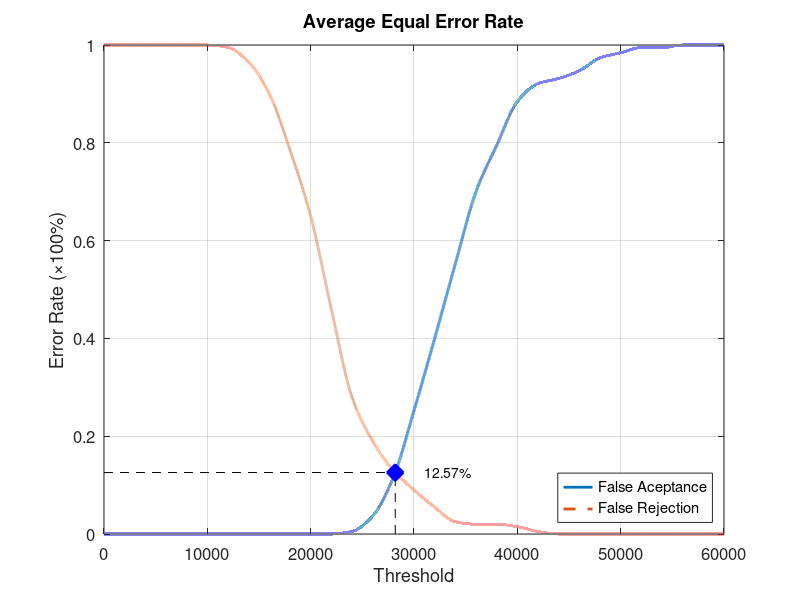
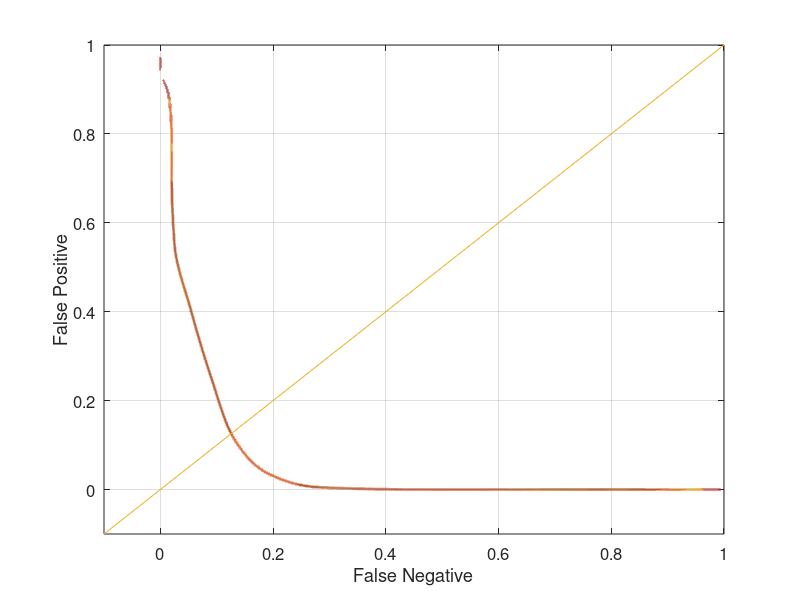

Source code (MATLAB) for these figures, in order:
function yEER = Database1_3
close all;
clear;
clc;
x = 0:2000:60000;
xq = 0:0.5:60000;

y0 = [0 0 0 0 0 0 0 0 0 0 0 0 0.00526316 0.0368421 0.115789 0.252632 0.4 0.552632 0.7 0.794737 0.884211 0.921053 0.931579 0.947368 0.973684 0.984211 0.994737 0.994737 1 1 1];
yy0 = interp1(x, y0, xq, 'pchip');
y1 = [1 1 1 1 1 1 0.995 0.965 0.9 0.785 0.65 0.46 0.28 0.19 0.13 0.09 0.055 0.025 0.02 0.02 0.015 0.005 0 0 0 0 0 0 0 0 0];
yy1 = interp1(x, y1, xq, 'pchip');

% Calculating EER: 
y2 = abs(y0 - y1);
find(y2 == min(y2))
yy2 = abs(yy0 - yy1);
xEER = find(yy2 == min(yy2));
xEERIndex = xq(xEER) % X-axis EER
yEER = yy0(xEER) % Y-axis EER

main = figure
plot(xq, yy0,'-','LineWidth', 2);	hold on
plot(xq, yy1,'--','LineWidth', 2);	hold on
plot([xEERIndex xEERIndex], [0 yEER], 'k--');	hold on
plot([0 xEERIndex], [yEER yEER], 'k--');	hold on
plot(xEERIndex, yEER, 'bx', 'LineWidth', 10);	hold on
text(xEERIndex + 10 * xEERIndex / 100, yEER, [num2str(round((10000 * yEER)) / 100) '%'])
legend('False Aceptance', 'False Rejection', 'Location', 'SouthEast')
xlabel('Threshold')
ylabel('Error Rate (\times100%)')
title('Average Equal Error Rate')
set(gca, 'FontSize', 12)
axis([0 60000 0 1])
grid on

print(main, 'Database1_3Main', '-dpng');
FNRxFPR = figure('Color', [1 1 1]);
plot(yy1, yy0, '-', yy1, yy0, 'LineWidth', 2);
hold on
y = -0.1:0.1:1
plot(y, y); 
set(gca, 'FontSize', 12)
xlabel('False Negative')
ylabel('False Positive')
axis([-0.1 1 -0.1 1])
set(gca, 'FontSize', 12)
grid on

print(FNRxFPR, 'Database1_3FNRxFPR','-dpng');
end
